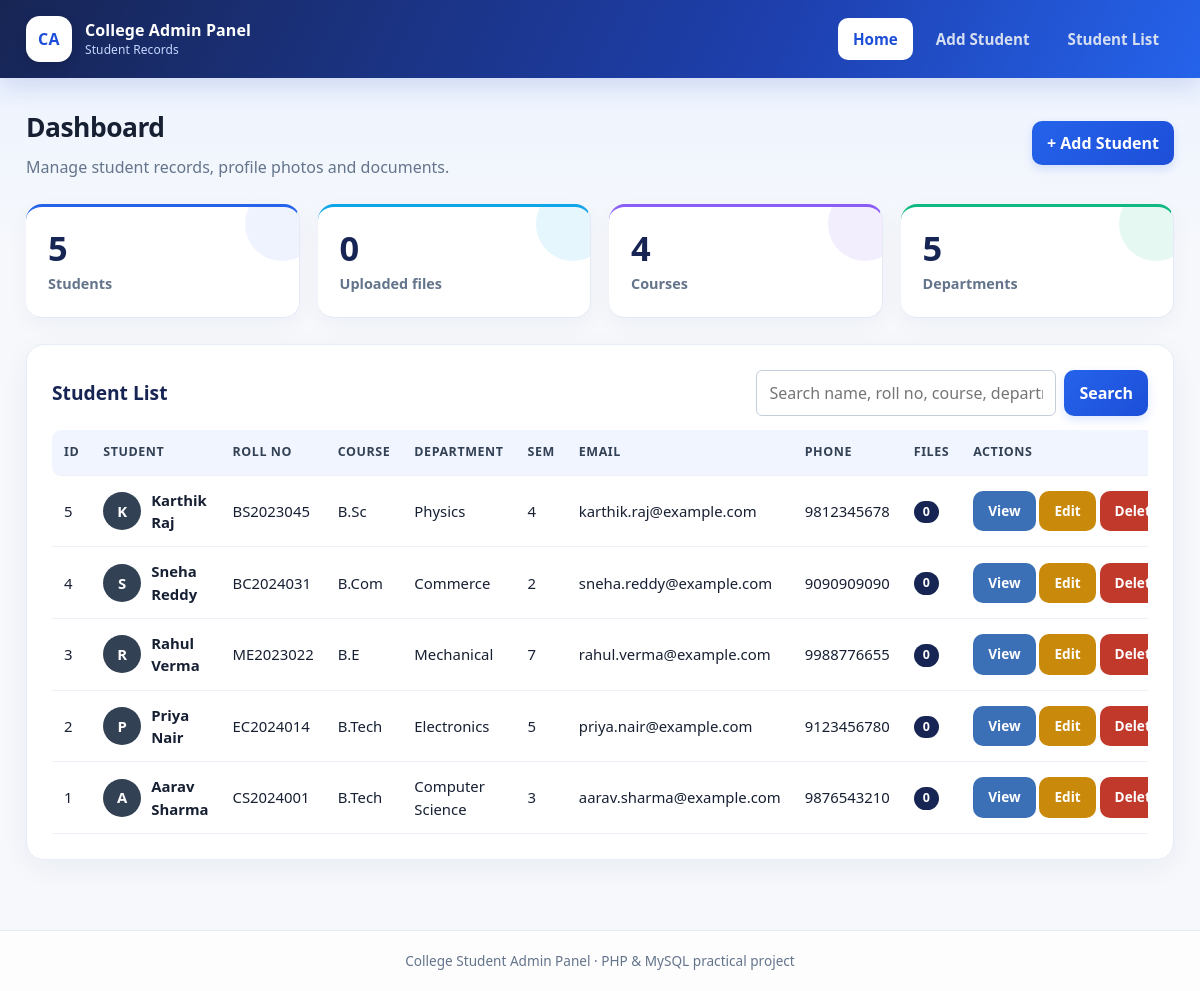
The page / on the database its author committed.
### tables this page shows
CREATE TABLE students (
  student_id   INT UNSIGNED NOT NULL AUTO_INCREMENT,
  student_name VARCHAR(100) NOT NULL,
  roll_number  VARCHAR(30)  NOT NULL,
  course       VARCHAR(100) NOT NULL,
  department   VARCHAR(100) NOT NULL,
  semester     TINYINT UNSIGNED NOT NULL,
  email        VARCHAR(150) NOT NULL,
  phone        VARCHAR(20)  NOT NULL,
  created_at   TIMESTAMP NOT NULL DEFAULT CURRENT_TIMESTAMP,
  PRIMARY KEY (student_id),
  UNIQUE KEY uq_roll_number (roll_number)       
);

### index.php (the view, shortened to what this page needs)
<?php
require_once 'config.php';
$totalStudents = (int)$conn->query('SELECT COUNT(*) FROM students')->fetch_row()[0];
$totalFiles    = (int)$conn->query('SELECT COUNT(*) FROM student_files')->fetch_row()[0];
$totalCourses  = (int)$conn->query('SELECT COUNT(DISTINCT course) FROM students')->fetch_row()[0];
$totalDepts    = (int)$conn->query('SELECT COUNT(DISTINCT department) FROM students')->fetch_row()[0];
$search = trim($_GET['search'] ?? '');
$sql = "SELECT s.*,
          (SELECT f.file_path FROM student_files f
            WHERE f.student_id = s.student_id AND f.file_category = 'profile_photo'
            ORDER BY f.file_id DESC LIMIT 1) AS photo,
          (SELECT COUNT(*) FROM student_files f2 WHERE f2.student_id = s.student_id) AS file_count
        FROM students s";
if ($search !== '') {
    $sql .= ' WHERE s.student_name LIKE ? OR s.roll_number LIKE ? OR s.course LIKE ? OR s.department LIKE ?';
    $stmt = $conn->prepare($sql . ' ORDER BY s.student_id DESC');
    $like = '%' . $search . '%';
    $stmt->bind_param('ssss', $like, $like, $like, $like);
} else {
    $stmt = $conn->prepare($sql . ' ORDER BY s.student_id DESC');
}
$stmt->execute();
$students = $stmt->get_result();
render_header('Home', 'home');
?>
<div class="page-head">
    <div>
        <h1>Dashboard</h1>
        <p class="muted">Manage student records, profile photos and documents.</p>
    </div>
    <a class="btn btn-primary" href="add_student.php">+ Add Student</a>
</div>
<section class="stats">
    <div class="stat"><span class="stat-num"><?= $totalStudents ?></span><span class="stat-label">Students</span></div>
    <div class="stat"><span class="stat-num"><?= $totalFiles ?></span><span class="stat-label">Uploaded files</span></div>
    <div class="stat"><span class="stat-num"><?= $totalCourses ?></span><span class="stat-label">Courses</span></div>
    <div class="stat"><span class="stat-num"><?= $totalDepts ?></span><span class="stat-label">Departments</span></div>
</section>
<section class="card" id="student-list">
    <div class="card-head">
        <h2>Student List</h2>
        <form method="get" action="index.php#student-list" class="search">
            <input type="text" name="search" value="<?= e($search) ?>" placeholder="Search name, roll no, course, department">
            <button type="submit" class="btn btn-primary">Search</button>
        </form>
    </div>
    <?php if ($students->num_rows === 0): ?>
        <div class="empty">
            <p><?= $search !== '' ? 'No students match "' . e($search) . '".' : 'No students yet.' ?></p>
            <a class="btn btn-primary" href="add_student.php">Add the first student</a>
        </div>
    <?php else: ?>
        <div class="table-wrap">
            <table>
                <thead>
                <tr>
                    <th>ID</th>
                    <th>Student</th>
                    <th>Roll No</th>
                    <th>Course</th>
                    <th>Department</th>
                    <th>Sem</th>
                    <th>Email</th>
                    <th>Phone</th>
                    <th>Files</th>
                    <th>Actions</th>
                </tr>
                </thead>
                <tbody>
                <?php while ($s = $students->fetch_assoc()): ?>
                    <tr>
                        <td><?= (int)$s['student_id'] ?></td>
                        <td>
                            <div class="person">
                                <?php if ($s['photo']): ?>
                                    <img class="avatar" src="<?= e($s['photo']) ?>" alt="Photo of <?= e($s['student_name']) ?>">
                                <?php else: ?>
                                    <span class="avatar avatar-initial"><?= e(strtoupper(mb_substr($s['student_name'], 0, 1))) ?></span>
                                <?php endif; ?>
                                <strong><?= e($s['student_name']) ?></strong>
                            </div>
                        </td>
                        <td><?= e($s['roll_number']) ?></td>
                        <td><?= e($s['course']) ?></td>
                        <td><?= e($s['department']) ?></td>
                        <td><?= (int)$s['semester'] ?></td>
                        <td><?= e($s['email']) ?></td>
                        <td><?= e($s['phone']) ?></td>
                        <td><span class="badge"><?= (int)$s['file_count'] ?></span></td>
                        <td class="actions">
                            <a class="btn btn-sm btn-info" href="view_student.php?id=<?= (int)$s['student_id'] ?>">View</a>
                            <a class="btn btn-sm btn-warn" href="edit_student.php?id=<?= (int)$s['student_id'] ?>">Edit</a>
                            <form method="post" action="delete_student.php" class="inline"
                                  data-confirm="Delete <?= e($s['student_name']) ?> and all uploaded files? This cannot be undone.">
                                <button type="submit" class="btn btn-sm btn-danger">Delete</button>
                            </form>
                        </td>
                    </tr>
                <?php endwhile; ?>
                </tbody>
            </table>
        </div>
    <?php endif; ?>
</section>
<?php
render_footer();

### config.php (shortened to what this page needs)
<?php
function e($value): string
{
    return htmlspecialchars((string)$value, ENT_QUOTES, 'UTF-8');
}
function render_header(string $title, string $active = ''): void
{
    $nav = [
        'home' => ['index.php', 'Home'],
        'add'  => ['add_student.php', 'Add Student'],
        'list' => ['index.php#student-list', 'Student List'],
    ];
    ?>
<!DOCTYPE html>
<html lang="en">
<head>
    <link rel="stylesheet" href="css/style.css">
</head>
<body>
<header class="topbar">
    <div class="topbar-inner">
        <a class="brand" href="index.php">
            <span class="brand-mark">CA</span>
            <span>College Admin Panel<small>Student Records</small></span>
        </a>
        <nav class="nav">
            <?php foreach ($nav as $key => [$url, $label]): ?>
                <a href="<?= e($url) ?>" class="<?= $active === $key ? 'active' : '' ?>"><?= e($label) ?></a>
            <?php endforeach; ?>
        </nav>
    </div>
</header>
<main class="container">
<?php
}
function render_footer(): void
{
    ?>
</main>
<footer class="footer">College Student Admin Panel &middot; PHP &amp; MySQL practical project</footer>
</body>
</html>
<?php
}

### rows shown on the page
students: student_id "5", student_name "K", student_name "Karthik Raj", roll_number "BS2023045", course "B.Sc", department "Physics", semester "4", email "karthik.raj@example.com", phone "9812345678", file_count "0"
students: student_id "4", student_name "S", student_name "Sneha Reddy", roll_number "BC2024031", course "B.Com", department "Commerce", semester "2", email "sneha.reddy@example.com", phone "9090909090", file_count "0"
students: student_id "3", student_name "R", student_name "Rahul Verma", roll_number "ME2023022", course "B.E", department "Mechanical", semester "7", email "rahul.verma@example.com", phone "9988776655", file_count "0"
students: student_id "2", student_name "P", student_name "Priya Nair", roll_number "EC2024014", course "B.Tech", department "Electronics", semester "5", email "priya.nair@example.com", phone "9123456780", file_count "0"
students: student_id "1", student_name "A", student_name "Aarav Sharma", roll_number "CS2024001", course "B.Tech", department "Computer Science", semester "3", email "aarav.sharma@example.com", phone "9876543210", file_count "0"

### other values the page prints
$label "Home"
$label "Add Student"
$label "Student List"
$totalStudents "5"
$totalFiles "0"
$totalCourses "4"
$totalDepts "5"
